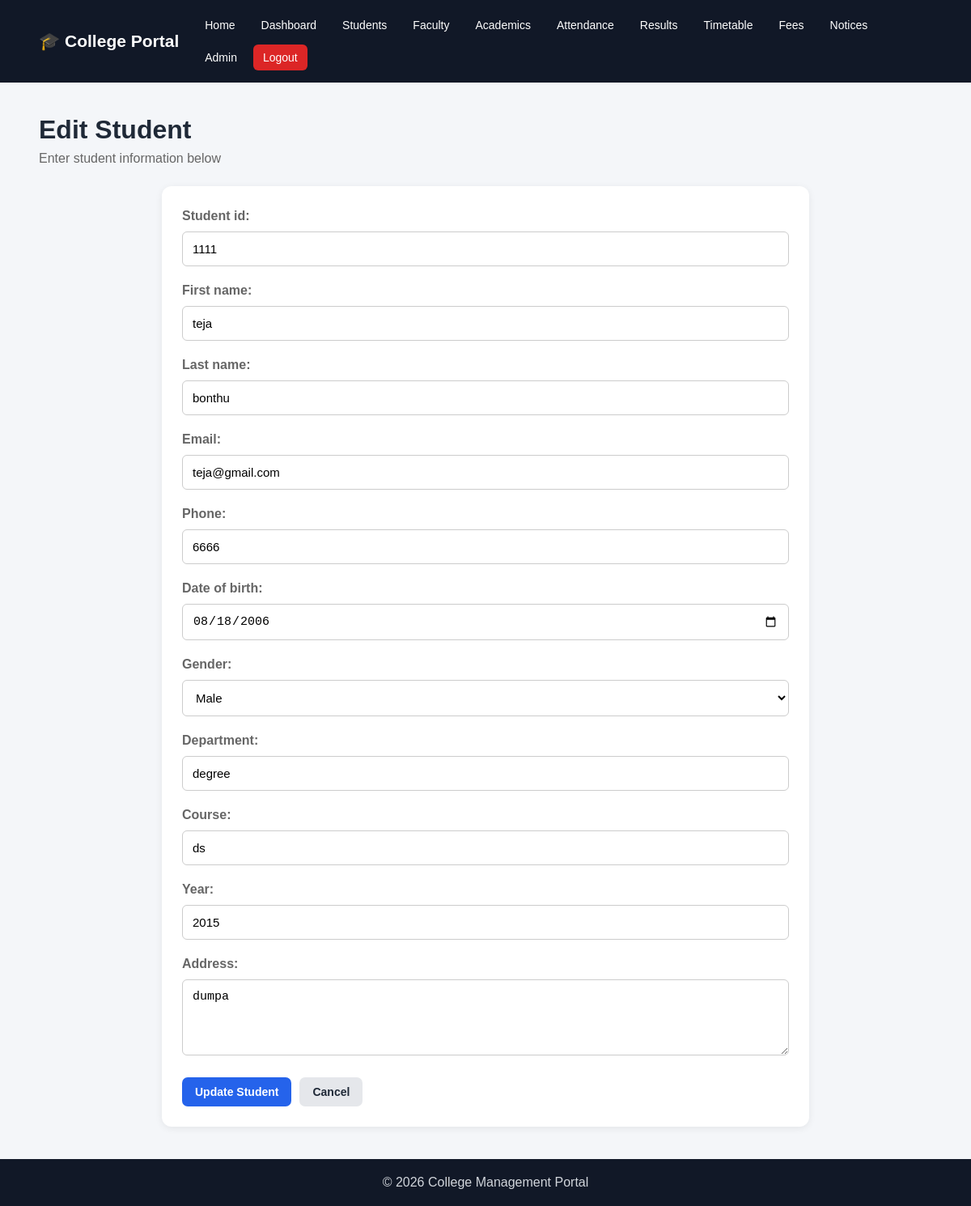
Page /students/2/edit/ (signed in) on the committed database.
### students/models.py (models this page shows, shortened)
class Student(models.Model):
    GENDER_CHOICES = [
        ('Male', 'Male'),
        ('Female', 'Female'),
        ('Other', 'Other'),
    ]
    student_id = models.CharField(
        max_length=20,
        unique=True
    )
    first_name = models.CharField(
        max_length=100
    )
    last_name = models.CharField(
        max_length=100
    )
    email = models.EmailField(
        unique=True
    )
    phone = models.CharField(
        max_length=15
    )
    date_of_birth = models.DateField()
    gender = models.CharField(
        max_length=10,
        choices=GENDER_CHOICES
    )
    department = models.CharField(
        max_length=100
    )
    course = models.CharField(
        max_length=100
    )
    year = models.IntegerField()
    address = models.TextField()
    admission_date = models.DateField(
        auto_now_add=True
    )
    created_at = models.DateTimeField(
        auto_now_add=True
    )

### students/views.py (the view)
@login_required
def student_update(request, pk):
    student = get_object_or_404(
        Student,
        pk=pk
    )
    if request.method == 'POST':
        form = StudentForm(
            request.POST,
            instance=student
        )
        if form.is_valid():
            form.save()
            return redirect('student_list')
    else:
        form = StudentForm(instance=student)
    return render(
        request,
        'students/student_form.html',
        {
            'form': form,
            'student': student
        }
    )

### students/forms.py
class StudentForm(forms.ModelForm):
    class Meta:
        model = Student
        fields = [
            'student_id',
            'first_name',
            'last_name',
            'email',
            'phone',
            'date_of_birth',
            'gender',
            'department',
            'course',
            'year',
            'address',
        ]
        widgets = {
            'date_of_birth': forms.DateInput(
                attrs={'type': 'date'}
            ),
            'address': forms.Textarea(
                attrs={'rows': 4}
            ),
        }

### templates/students/student_form.html (shortened to what this page needs)
{% extends 'base.html' %}
{% block content %}
<div class="page-header">
    <div>
        <h1>
            {% if student %}
            Edit Student
            {% else %}
            Add Student
            {% endif %}
        </h1>
        <p>
            Enter student information below
        </p>
    </div>
</div>
<div class="card form-card">
    <form method="POST">
        {{ form.as_p }}
        <div class="form-buttons">
            <button
                type="submit"
                class="btn-primary">
                {% if student %}
                Update Student
                {% else %}
                Add Student
                {% endif %}
            </button>
            <a
                href="{% url 'student_list' %}"
                class="btn-secondary">
                Cancel
            </a>
        </div>
    </form>
</div>
{% endblock %}

### static/css/style.css (style rules this page uses)
* { margin: 0; padding: 0; box-sizing: border-box; }
body { font-family: Arial, sans-serif; background: #f5f7fb; color: #222; }
.card { background: white; padding: 25px; border-radius: 12px; box-shadow: 0 3px 15px rgba(0, 0, 0, 0.08); }
.card p { color: #666; line-height: 1.5; }
.page-header { display: flex; justify-content: space-between; align-items: center; margin: 40px 0 25px; }
.page-header h1 { font-size: 32px; margin-bottom: 8px; }
.page-header p { color: #666; }
.form-card { max-width: 800px; margin: 0 auto; }
.form-card form p { margin-bottom: 18px; }
.form-card label { display: block; font-weight: bold; margin-bottom: 7px; }
.form-card input, .form-card select, .form-card textarea { width: 100%; padding: 12px; border: 1px solid #ccc; border-radius: 6px; font-size: 15px; }
.form-buttons { margin-top: 25px; display: flex; gap: 10px; flex-wrap: wrap; }
.btn-primary, .btn-secondary, .btn-danger { display: inline-block; padding: 11px 20px; border-radius: 6px; text-decoration: none; border: none; cursor: pointer; font-size: 15px; font-weight: bold; }
.btn-primary { background: #2563eb; color: white; }
.btn-secondary { background: #64748b; color: white; }
* { box-sizing: border-box; }
body { margin: 0; font-family: Arial, Helvetica, sans-serif; background: #f4f6f9; color: #1f2937; }
a { text-decoration: none; }
.card { background: white; border-radius: 12px; padding: 25px; margin-bottom: 25px; box-shadow: 0 2px 10px rgba(0, 0, 0, 0.07); }
.btn-primary, .btn-secondary, .btn-danger { display: inline-block; border: none; padding: 10px 16px; border-radius: 7px; cursor: pointer; font-size: 14px; font-weight: 600; }
.btn-secondary { background: #e5e7eb; color: #1f2937; }
input, select, textarea { width: 100%; padding: 11px 12px; border: 1px solid #d1d5db; border-radius: 7px; font-size: 14px; background: white; }
.form-buttons { display: flex; gap: 10px; margin-top: 20px; }

### rows in the picture
Student: student_id "1111", first_name "teja", last_name "bonthu", email "teja@gmail.com", phone "6666", date_of_birth "08/18/2006", gender "Male", department "degree", course "ds", year "2015", address "dumpa"
